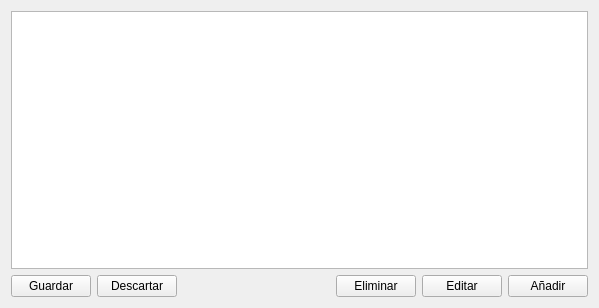
<?xml version="1.0" encoding="UTF-8"?>
<ui version="4.0">
 <class>FuenteClasificacionListClass</class>
 <widget class="DataList" name="FuenteClasificacionListClass">
  <property name="geometry">
   <rect>
    <x>0</x>
    <y>0</y>
    <width>599</width>
    <height>308</height>
   </rect>
  </property>
  <property name="windowTitle">
   <string>Lista de clasificación por fuente...</string>
  </property>
  <layout class="QVBoxLayout" name="verticalLayout">
   <item>
    <widget class="QTableView" name="tabla">
     <property name="contextMenuPolicy">
      <enum>Qt::CustomContextMenu</enum>
     </property>
     <property name="editTriggers">
      <set>QAbstractItemView::NoEditTriggers</set>
     </property>
     <property name="selectionBehavior">
      <enum>QAbstractItemView::SelectRows</enum>
     </property>
    </widget>
   </item>
   <item>
    <layout class="QHBoxLayout" name="horizontalLayout">
     <item>
      <widget class="QPushButton" name="guarda">
       <property name="text">
        <string>Guardar</string>
       </property>
      </widget>
     </item>
     <item>
      <widget class="QPushButton" name="descarta">
       <property name="text">
        <string>Descartar</string>
       </property>
      </widget>
     </item>
     <item>
      <spacer name="horizontalSpacer">
       <property name="orientation">
        <enum>Qt::Horizontal</enum>
       </property>
       <property name="sizeHint" stdset="0">
        <size>
         <width>40</width>
         <height>20</height>
        </size>
       </property>
      </spacer>
     </item>
     <item>
      <widget class="QPushButton" name="elimina">
       <property name="text">
        <string>Eliminar</string>
       </property>
      </widget>
     </item>
     <item>
      <widget class="QPushButton" name="edita">
       <property name="text">
        <string>Editar</string>
       </property>
      </widget>
     </item>
     <item>
      <widget class="QPushButton" name="anade">
       <property name="text">
        <string>Añadir</string>
       </property>
      </widget>
     </item>
    </layout>
   </item>
  </layout>
  <action name="clipboardFuenteClasificacion">
   <property name="text">
    <string>Insertar desde portapapeles</string>
   </property>
  </action>
 </widget>
 <customwidgets>
  <customwidget>
   <class>DataList</class>
   <extends>QWidget</extends>
   <header location="global">widgets/datalist.h</header>
   <container>1</container>
  </customwidget>
 </customwidgets>
 <resources/>
 <connections>
  <connection>
   <sender>tabla</sender>
   <signal>customContextMenuRequested(QPoint)</signal>
   <receiver>FuenteClasificacionListClass</receiver>
   <slot>showContextMenu(QPoint)</slot>
   <hints>
    <hint type="sourcelabel">
     <x>205</x>
     <y>136</y>
    </hint>
    <hint type="destinationlabel">
     <x>205</x>
     <y>153</y>
    </hint>
   </hints>
  </connection>
 </connections>
</ui>
